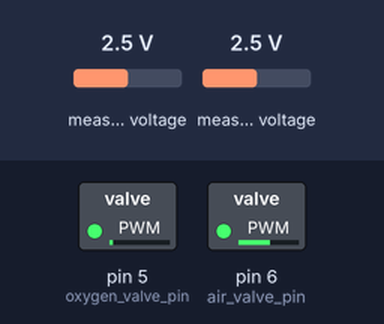
Bench run of a sketch on a simulated Arduino Uno, built with avr-gcc and run on an emulated ATmega328P. Shown: switched loads named in the sketch (green lamp = pin HIGH). The test bench sets the inputs (shaded band); at power-on: measured voltage 2.5 V. EEPROM starts erased; what the sketch prints to the serial monitor is not drawn. At 60.0 s the program stops and its outputs stay as they are.

Above: at 1.7 s.
At 30.1 s:
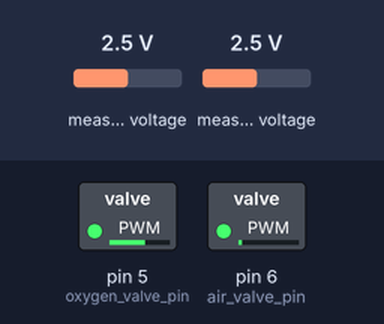
At 60.1 s:
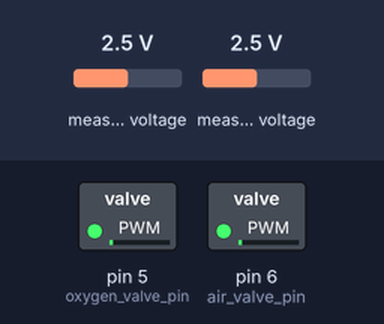
Timing chart, 0 to 61.5 s (numbered marks = the images above):
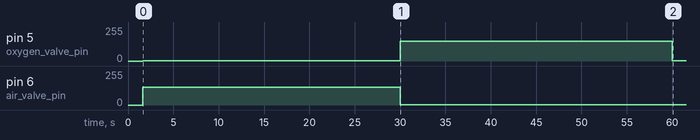

Measured:
- by itself, pin 5 (oxygen_valve_pin): 0/255 → 1/255 at 1.6 s, → 150/255 28.4 s later, → 1/255 30.0 s later
- by itself, pin 6 (air_valve_pin): 0/255 → 133/255 at 1.6 s, → 1/255 28.4 s later

The sketch:

oxygen_calibration3.ino
```cpp
#include <EEPROM.h>

#include <Adafruit_ADS1015.h>
Adafruit_ADS1115 ads;

unsigned long time2=millis();
unsigned long time1=millis();
unsigned long waiting_time=30000;

int air_valve_pin=6;
int oxygen_valve_pin=5;

int air_running_speed=133;
int oxygen_running_speed=150;

int air_stop_speed=1;
int oxygen_stop_speed=1;

int oxygen_21_per_address_part1=4;
int oxygen_21_per_address_part2=5;

int oxygen_100_per_address_part1=6;
int oxygen_100_per_address_part2=7;

double oxygen_volt_array[100];
int oxygen_count=0;

int mvolt_for_100_per_o2;
int mvolt_for_21_per_o2;
int count=0;

double count4=0;
double ave=0;

void setup()
{
  Serial.begin(115200);
  ads.setGain(GAIN_SIXTEEN);    // 16x gain  +/- 0.256V  1 bit = 0.0078125mV
//ads.ADS1015_REG_CONFIG_DR_920SPS (0x0060);
  ads.begin();
 oxygen_initialization();

}

void loop() {
 // Serial.println("i m here...");
  if(count==0)
  {
analogWrite(air_valve_pin,air_running_speed);
analogWrite(oxygen_valve_pin,oxygen_stop_speed);
oxygen_read();

ave=ave+find_mean();
//Serial.println(ave);
  if (count4==10)
{
  mvolt_for_21_per_o2=ave/count4;
  Serial.println(mvolt_for_21_per_o2);
count4=1;
ave=find_mean();
}
count4=count4+1;

time1=millis();
 Serial.println("Calibrating...");
if((time1-time2)>waiting_time)
{
  count4=1;
  ave=0;
  int oxygen_21_per_milli_volts_part1=mvolt_for_21_per_o2/100;
int oxygen_21_per_milli_volts_part2=mvolt_for_21_per_o2-oxygen_21_per_milli_volts_part1*100;

EEPROM.write(oxygen_21_per_address_part1, oxygen_21_per_milli_volts_part1);
EEPROM.write(oxygen_21_per_address_part2, oxygen_21_per_milli_volts_part2);

  time2=millis();
  count=1;
}

  }else if(count==1)
  {
    analogWrite(air_valve_pin,air_stop_speed);
analogWrite(oxygen_valve_pin,oxygen_running_speed);
oxygen_read();
ave=ave+find_mean();
//Serial.println(ave);
  if (count4==10)
{
  mvolt_for_100_per_o2=ave/count4;
  Serial.println(mvolt_for_100_per_o2);
count4=1;
ave=find_mean();
}
count4=count4+1;

time1=millis();
 Serial.println("Calibrating...");
if((time1-time2)>waiting_time)
{
  count4=1;
  ave=0;

  //int oxygen_100_per_milli_volts=minimum();
int oxygen_100_per_milli_volts_part1=mvolt_for_100_per_o2/100;
int oxygen_100_per_milli_volts_part2=mvolt_for_100_per_o2-oxygen_100_per_milli_volts_part1*100;

EEPROM.write(oxygen_100_per_address_part1, oxygen_100_per_milli_volts_part1);
EEPROM.write(oxygen_100_per_address_part2, oxygen_100_per_milli_volts_part2);

  //time2=millis();
  count=2;
}
  }else if(count==2)
  {
    analogWrite(air_valve_pin,air_stop_speed);
analogWrite(oxygen_valve_pin,oxygen_stop_speed);

     mvolt_for_100_per_o2=EEPROM.read(oxygen_100_per_address_part1)*100+EEPROM.read(oxygen_100_per_address_part2);
     mvolt_for_21_per_o2=EEPROM.read(oxygen_21_per_address_part1)*100+EEPROM.read(oxygen_21_per_address_part2);

    Serial.print("  100% oxygen milli volt output   : "); Serial.println(EEPROM.read(oxygen_100_per_address_part1)*100+EEPROM.read(oxygen_100_per_address_part2));
    Serial.print("  21% oxygen milli volt output   : ");  Serial.println(EEPROM.read(oxygen_21_per_address_part1)*100+EEPROM.read(oxygen_21_per_address_part2));

//  double mean_oxygen_volt=mvolt_for_21_per_o2;
//double o2_percentage=(79/(mvolt_for_100_per_o2-mvolt_for_21_per_o2))*(mean_oxygen_volt-mvolt_for_21_per_o2)+21;
//Serial.println(o2_percentage);
//
// mean_oxygen_volt=mvolt_for_100_per_o2;
// o2_percentage=(79/(mvolt_for_100_per_o2-mvolt_for_21_per_o2))*(mean_oxygen_volt-mvolt_for_21_per_o2)+21;
//Serial.println(o2_percentage);
    while(1);
  }

}
int find_mean()
{
  double mean_oxygen_volt=0;

  for(int j=0;j<sizeof(oxygen_volt_array)/4;j++)
  {
    mean_oxygen_volt=mean_oxygen_volt+oxygen_volt_array[j];
    //Serial.println(oxygen_volt_array[j]);
  }

  mean_oxygen_volt=mean_oxygen_volt/(sizeof(oxygen_volt_array)/4);

 // mean_oxygen_volt= (mean_oxygen_volt*5*1000)/1023;
 // delay(20000);
  return (int)mean_oxygen_volt;
}
int maximum()
{
double mxm = oxygen_volt_array[0];
for(int j=0;j<sizeof(oxygen_volt_array)/4;j++)
{
// Serial.println(oxygen_volt_array[j]);
if (oxygen_volt_array[j]>mxm) {
mxm = oxygen_volt_array[j];
//Serial.println(mxm);
}
}
//delay(20000);
// mxm= (mxm*5*1000)/1023;
return (int)mxm;
}
int minimum()
{
double mini = oxygen_volt_array[0];
for(int j=0;j<sizeof(oxygen_volt_array)/4;j++)
{
if (oxygen_volt_array[j]<mini) {
mini = oxygen_volt_array[j];
//Serial.println(mini);
}
}
// mini= (mini*5*1000)/1023;
return (int)mini;
}

void oxygen_initialization()
{
 // analogReference(INTERNAL);

for(int j=0;j<sizeof(oxygen_volt_array)/4;j++)
{
   oxygen_volt_array[j]=ads.readADC_Differential_0_1();
   //oxygen_volt_array[j]=analogRead(A0);

}

}

void oxygen_read()
{

  if(oxygen_count==sizeof(oxygen_volt_array)/4)
  {
    oxygen_count=0;
  }

oxygen_volt_array[oxygen_count]=ads.readADC_Differential_0_1();
//oxygen_volt_array[oxygen_count]=analogRead(A0);


oxygen_count=oxygen_count+1;

}
```
